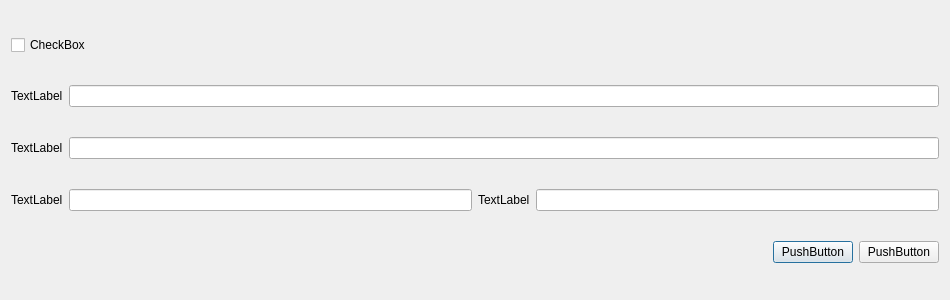
<?xml version="1.0" encoding="UTF-8"?>
<ui version="4.0">
 <class>Dialog</class>
 <widget class="QDialog" name="Dialog">
  <property name="geometry">
   <rect>
    <x>0</x>
    <y>0</y>
    <width>950</width>
    <height>300</height>
   </rect>
  </property>
  <property name="windowTitle">
   <string>Dialog</string>
  </property>
  <layout class="QVBoxLayout" name="verticalLayout">
   <item>
    <layout class="QVBoxLayout" name="verticalLayout_2">
     <item>
      <widget class="QCheckBox" name="checkBox">
       <property name="text">
        <string>CheckBox</string>
       </property>
      </widget>
     </item>
    </layout>
   </item>
   <item>
    <layout class="QHBoxLayout" name="horizontalLayout_2">
     <item>
      <widget class="QLabel" name="label">
       <property name="text">
        <string>TextLabel</string>
       </property>
      </widget>
     </item>
     <item>
      <widget class="QLineEdit" name="lineEdit"/>
     </item>
    </layout>
   </item>
   <item>
    <layout class="QHBoxLayout" name="horizontalLayout_4">
     <item>
      <widget class="QLabel" name="label_2">
       <property name="text">
        <string>TextLabel</string>
       </property>
      </widget>
     </item>
     <item>
      <widget class="QLineEdit" name="lineEdit_2"/>
     </item>
    </layout>
   </item>
   <item>
    <layout class="QHBoxLayout" name="horizontalLayout_5">
     <item>
      <widget class="QLabel" name="label_3">
       <property name="text">
        <string>TextLabel</string>
       </property>
      </widget>
     </item>
     <item>
      <widget class="QLineEdit" name="lineEdit_3"/>
     </item>
     <item>
      <widget class="QLabel" name="label_4">
       <property name="text">
        <string>TextLabel</string>
       </property>
      </widget>
     </item>
     <item>
      <widget class="QLineEdit" name="lineEdit_4"/>
     </item>
    </layout>
   </item>
   <item>
    <layout class="QHBoxLayout" name="horizontalLayout">
     <item>
      <layout class="QHBoxLayout" name="horizontalLayout_3"/>
     </item>
     <item>
      <spacer name="horizontalSpacer">
       <property name="orientation">
        <enum>Qt::Horizontal</enum>
       </property>
       <property name="sizeHint" stdset="0">
        <size>
         <width>40</width>
         <height>20</height>
        </size>
       </property>
      </spacer>
     </item>
     <item>
      <widget class="QPushButton" name="pushButton_2">
       <property name="text">
        <string>PushButton</string>
       </property>
      </widget>
     </item>
     <item>
      <widget class="QPushButton" name="pushButton">
       <property name="text">
        <string>PushButton</string>
       </property>
      </widget>
     </item>
    </layout>
   </item>
  </layout>
 </widget>
 <resources/>
 <connections/>
</ui>
